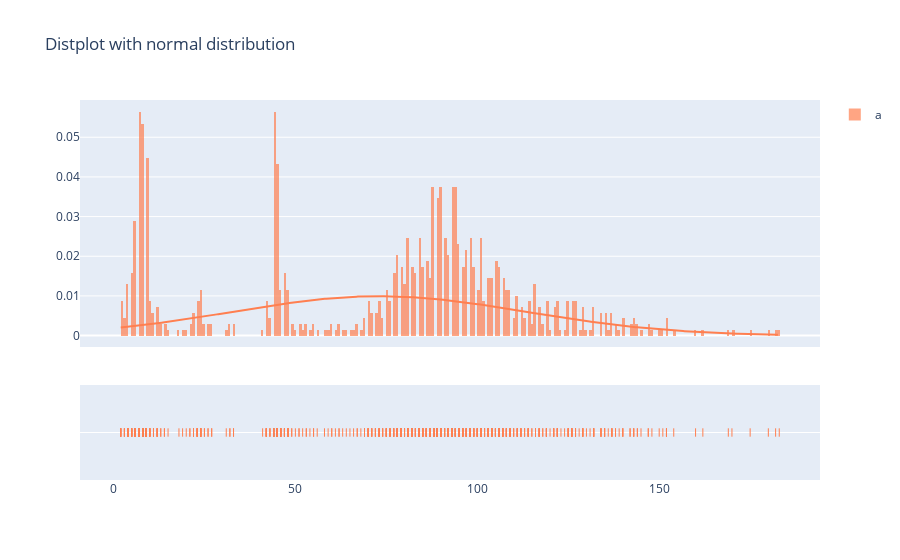

Here is the notebook cell this chart was saved with:
### Code cell
#Movie duration
disney_movies = df[df.type=='Movie']
disney_shows = df[df.type== 'TV show']
x1 = disney_movies['duration'].fillna(0.0).astype(float)
fig = ff.create_distplot([x1],['a'],bin_size = 0.7, curve_type='normal',colors =['Coral'])
fig.update_layout(title_text='Distplot with normal distribution')
fig.show()

### Figure 1 — Plotly figure (JSON) as saved in the notebook; plotly's stock layout.template omitted (floating-point values rounded to 4 significant figures; data arrays with more than 128 entries replaced by an {"elided": "..."} marker saying what was removed)
{"data": [{"autobinx": false, "histnorm": "probability density", "legendgroup": "a", "marker": {"color": "Coral"}, "name": "a", "opacity": 0.7, "type": "histogram", "x": {"elided": "990 int values"}, "xaxis": "x", "xbins": {"end": 183, "size": 0.7, "start": 2}, "yaxis": "y"}, {"legendgroup": "a", "marker": {"color": "Coral"}, "mode": "lines", "name": "a", "showlegend": false, "type": "scatter", "x": {"elided": "500 float values"}, "xaxis": "x", "y": {"elided": "500 float values"}, "yaxis": "y"}, {"legendgroup": "a", "marker": {"color": "Coral", "symbol": "line-ns-open"}, "mode": "markers", "name": "a", "showlegend": false, "type": "scatter", "x": {"elided": "990 int values"}, "xaxis": "x", "y": {"elided": "990 str values"}, "yaxis": "y2"}], "layout": {"barmode": "overlay", "hovermode": "closest", "legend": {"traceorder": "reversed"}, "title": {"text": "Distplot with normal distribution"}, "xaxis": {"anchor": "y2", "domain": [0, 1], "zeroline": false}, "yaxis": {"anchor": "free", "domain": [0.35, 1], "position": 0}, "yaxis2": {"anchor": "x", "domain": [0, 0.25], "dtick": 1, "showticklabels": false}}}
